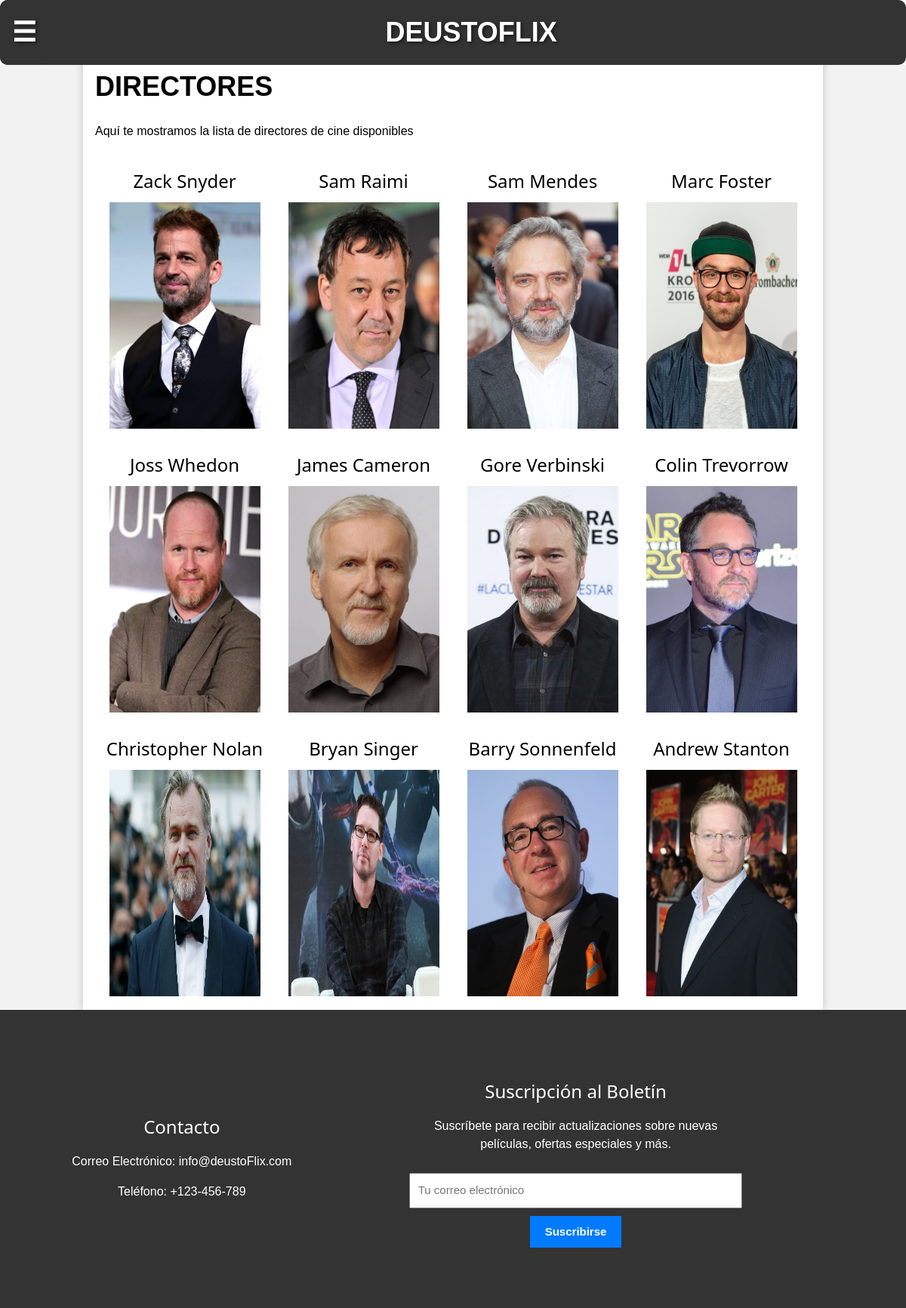
The app's page /es/directores/ with its own data.
### appDeustoFlix/models.py (models this page shows, shortened)
class Director(models.Model):
    nombre = models.CharField(max_length=70)  # Nombre de la oferta
    fecha_nacimiento = models.DateField()
    nacionalidad = models.CharField(max_length=70)
    premiado = (models.BooleanField(default=False))
    imagen = models.ImageField(upload_to='img',blank=True,null=True,verbose_name='Image')

### appDeustoFlix/views.py (the view)
# urls.py: path("directores/", views.IndexDirectores.as_view(), name="IndexDirectores"),
class IndexDirectores(ListView): #no
	model = Director
	queryset = Director.objects.order_by('-nombre')
	template_name = 'directores.html'
	def get_context_data(self, **kwargs):
		context = super().get_context_data(**kwargs)
		context['hola'] = _('Hola')
		return context

### appDeustoFlix/templates/directores.html (shortened to what this page needs)
{% extends "base.html" %}
{%load i18n%}
{% load static %}
{% block contenido %}
<div class="portfolio__inner">
    <h2 class="portfolio__title">{%trans 'Directores'%}</h2>
    <p class="portfolio__descr">{%trans 'Aquí te mostramos la lista de directores de cine disponibles'%}</p>
    <div class="container">
        {% if object_list %}
            {% for director in object_list %}
                <div class="entidad">
                    <h3 id="nombre{{ director.id }}">{{ director.nombre }}</h3>
                    {% with director.imagen.name|slice:"4:" as sin_img %}
                        {% with 'images/'|add:sin_img as imagen %}
                            <a href="{% url 'ShowDirector' director.id %}">
                                <img src="{% static imagen %}" alt="Imagen Director">
                            </a>
                        {% endwith %}
                    {% endwith %}
                </div>
            {% endfor %}
        {% else %}
            <p id="No_director">{%trans 'No hay directores disponibles.'%}</p>
        {% endif %}
    </div>
</div>
{% endblock %}

### appDeustoFlix/static/css/w3.css (style rules this page uses)
html { box-sizing:border-box }
*,*:before,*:after { box-sizing:inherit }
html { -ms-text-size-adjust:100%;-webkit-text-size-adjust:100% }
body { margin:0 }
a { background-color:transparent }
img { border-style:none }
html,body { font-family:Verdana,sans-serif;font-size:15px;line-height:1.5 }
html { overflow-x:hidden }
h2 { font-size:30px }
h3 { font-size:24px }
h1,h2,h3,h4,h5,h6 { font-family:"Segoe UI",Arial,sans-serif;font-weight:400;margin:10px 0 }
img { vertical-align:middle }
a { color:inherit }

### appDeustoFlix/static/css/general.css (style rules this page uses)
body { font-family: Arial, sans-serif; background-color: #f2f2f2; }
img { width: 200px; height: 300px; display: block; margin: 0 auto; }
.portfolio__title { text-transform: uppercase; font-size: 36px; font-weight: bold; margin: 20px 0; font-family:'Lucida Sans', 'Lucida Sans Regular', 'Lucida Grande', 'Lucida Sans Unicode', Geneva, Verdana, sans-serif; }
.container { display: flex; flex-wrap: wrap; justify-content: space-between; }
.entidad { width: calc(25% - 20px); margin: 10px; box-sizing: border-box; text-align: center; }
p { font-size: 16px; }
a { color: #007bff; text-decoration: none; font-weight: bold; }

### records on screen
Director: nombre "Zack Snyder"
Director: nombre "Sam Raimi"
Director: nombre "Sam Mendes"
Director: nombre "Marc Foster"
Director: nombre "Joss Whedon"
Director: nombre "James Cameron"
Director: nombre "Gore Verbinski"
Director: nombre "Colin Trevorrow"
Director: nombre "Christopher Nolan"
Director: nombre "Bryan Singer"
Director: nombre "Barry Sonnenfeld"
Director: nombre "Andrew Stanton"
